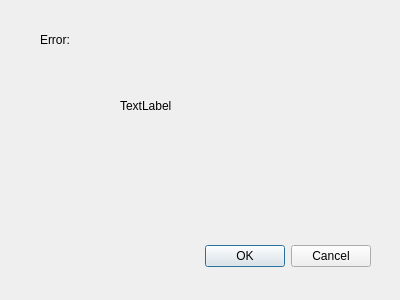
<?xml version="1.0" encoding="UTF-8"?>
<ui version="4.0">
 <class>ErrorDialog</class>
 <widget class="QDialog" name="ErrorDialog">
  <property name="geometry">
   <rect>
    <x>0</x>
    <y>0</y>
    <width>400</width>
    <height>300</height>
   </rect>
  </property>
  <property name="windowTitle">
   <string>Dialog</string>
  </property>
  <widget class="QDialogButtonBox" name="buttonBox">
   <property name="geometry">
    <rect>
     <x>30</x>
     <y>240</y>
     <width>341</width>
     <height>32</height>
    </rect>
   </property>
   <property name="orientation">
    <enum>Qt::Horizontal</enum>
   </property>
   <property name="standardButtons">
    <set>QDialogButtonBox::Cancel|QDialogButtonBox::Ok</set>
   </property>
  </widget>
  <widget class="QLabel" name="label">
   <property name="geometry">
    <rect>
     <x>40</x>
     <y>30</y>
     <width>63</width>
     <height>19</height>
    </rect>
   </property>
   <property name="text">
    <string>Error:</string>
   </property>
  </widget>
  <widget class="QLabel" name="msgLabel">
   <property name="geometry">
    <rect>
     <x>120</x>
     <y>80</y>
     <width>181</width>
     <height>51</height>
    </rect>
   </property>
   <property name="text">
    <string>TextLabel</string>
   </property>
  </widget>
 </widget>
 <resources/>
 <connections>
  <connection>
   <sender>buttonBox</sender>
   <signal>accepted()</signal>
   <receiver>ErrorDialog</receiver>
   <slot>accept()</slot>
   <hints>
    <hint type="sourcelabel">
     <x>248</x>
     <y>254</y>
    </hint>
    <hint type="destinationlabel">
     <x>157</x>
     <y>274</y>
    </hint>
   </hints>
  </connection>
  <connection>
   <sender>buttonBox</sender>
   <signal>rejected()</signal>
   <receiver>ErrorDialog</receiver>
   <slot>reject()</slot>
   <hints>
    <hint type="sourcelabel">
     <x>316</x>
     <y>260</y>
    </hint>
    <hint type="destinationlabel">
     <x>286</x>
     <y>274</y>
    </hint>
   </hints>
  </connection>
 </connections>
</ui>
